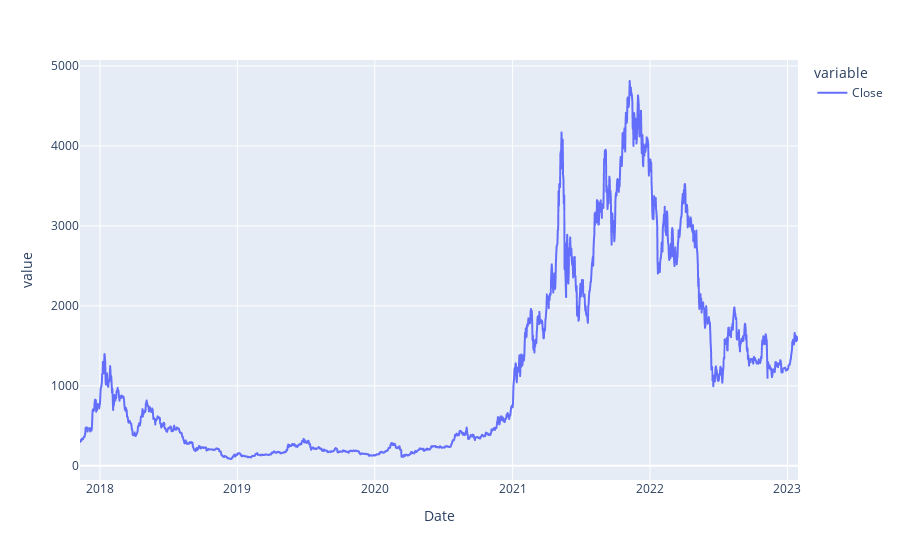

Source (notebook cell):
### Markdown cell above
## Target variable

### Code cell
feat_ex = 'Close'
px.line(df, x='Date', y=[feat_ex])

### Figure 1 — Plotly figure (JSON) as saved in the notebook; plotly's stock layout.template omitted (floating-point values rounded to 4 significant figures; data arrays with more than 128 entries replaced by an {"elided": "..."} marker saying what was removed)
{"data": [{"hovertemplate": "variable=Close<br>Date=%{x}<br>value=%{y}<extra></extra>", "legendgroup": "Close", "line": {"color": "#636efa", "dash": "solid"}, "marker": {"symbol": "circle"}, "mode": "lines", "name": "Close", "showlegend": true, "type": "scattergl", "x": {"elided": "1908 str values"}, "xaxis": "x", "y": {"elided": "1908 float values"}, "yaxis": "y"}], "layout": {"legend": {"title": {"text": "variable"}, "tracegroupgap": 0}, "margin": {"t": 60}, "xaxis": {"anchor": "y", "domain": [0, 1], "title": {"text": "Date"}}, "yaxis": {"anchor": "x", "domain": [0, 1], "title": {"text": "value"}}}}
